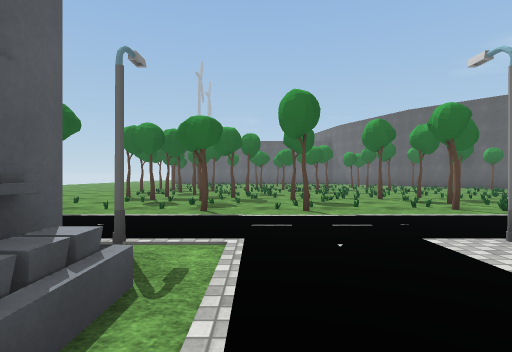
View 1 (above)

24 first-person views from a walk through a 3-D level made in the Unity game engine. The camera is 1.2 m above the floor, looks level and sees 80° across. The floor is counted in squares, 2 m on a side. Each view is taken from the middle of a square. On the plan, view 1 faces up. The plan holds only what a view shows up to about 9 squares ahead; the rest is blank. The place goes on beyond the plan. Some animated figures are not drawn. Door leaves are left out, so doorways stand open. Some surface patterns are stand-ins.

View 2
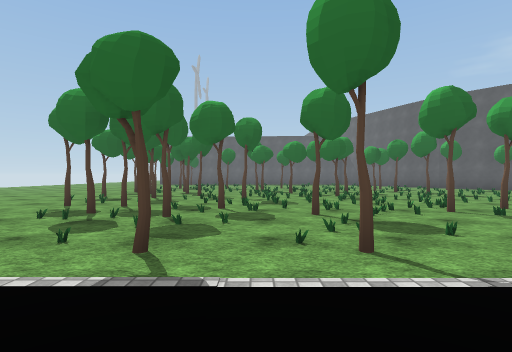

View 3
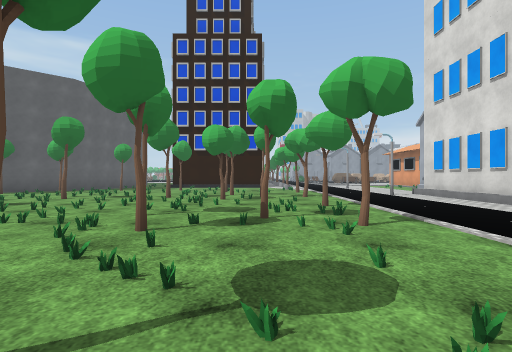

View 4
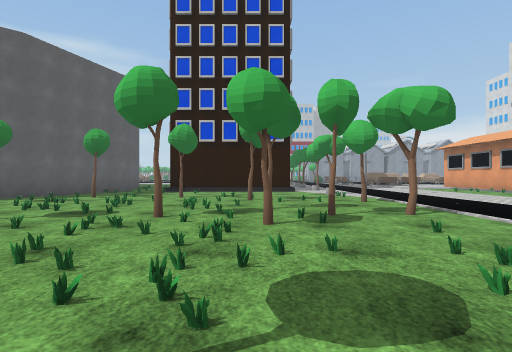

View 5
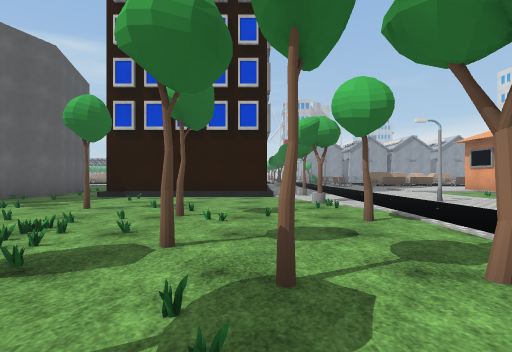

View 6
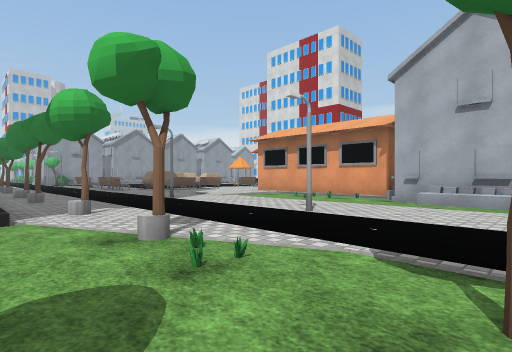

View 7
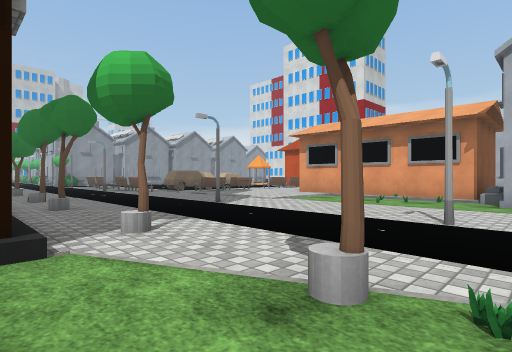

View 8
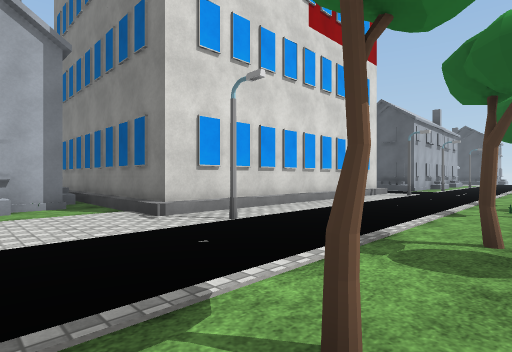

View 9
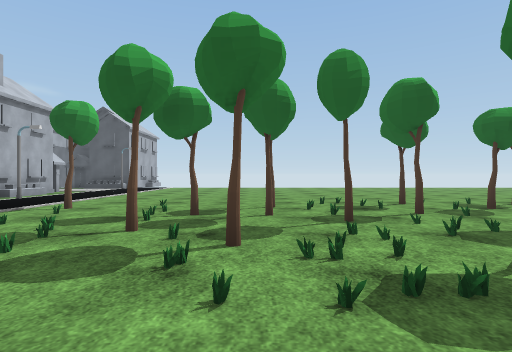

View 10
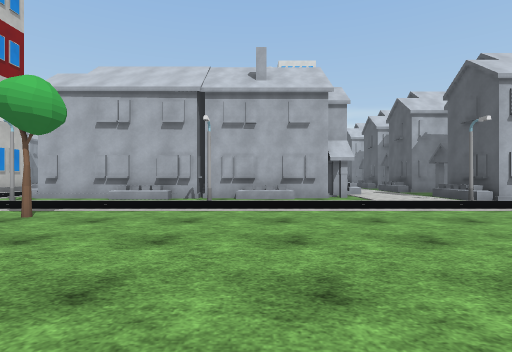

View 11
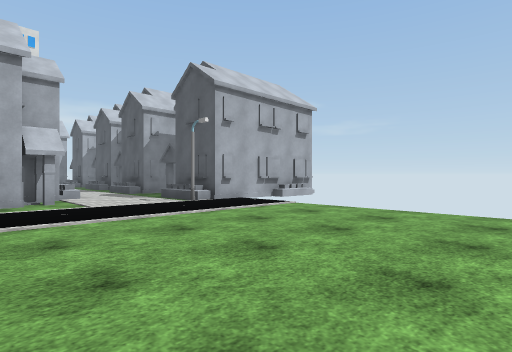

View 12
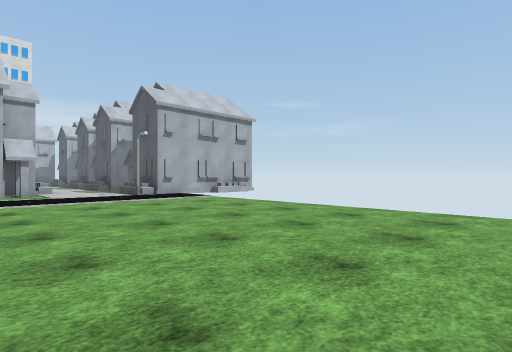

View 13
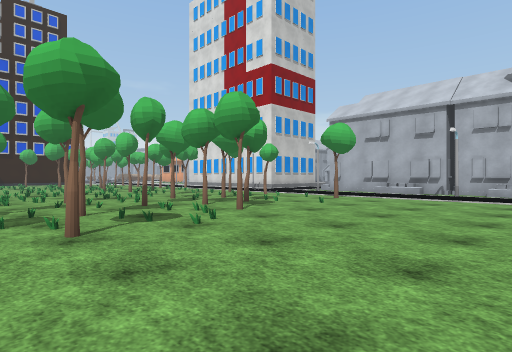

View 14
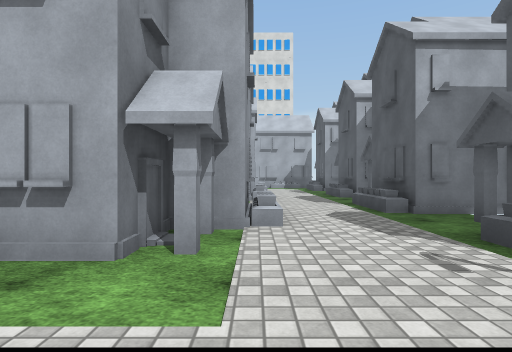

View 15
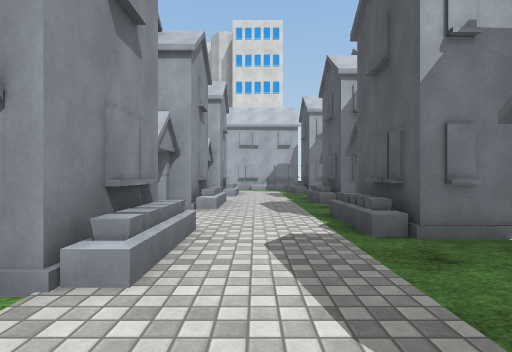

View 16
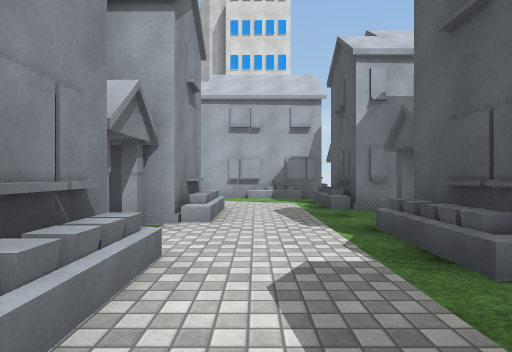

View 17
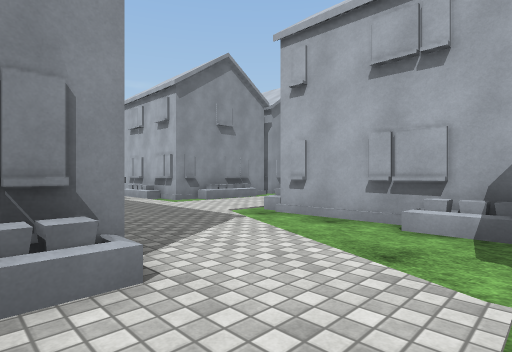

View 18
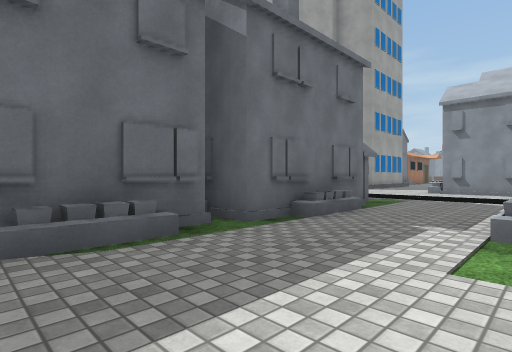

View 19
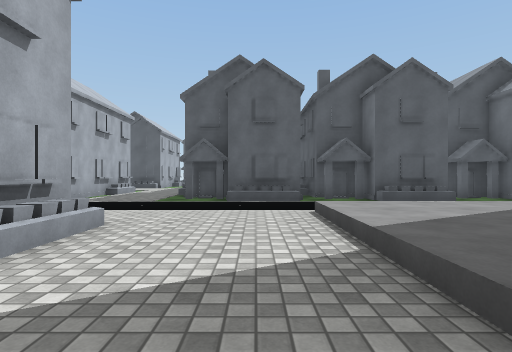

View 20
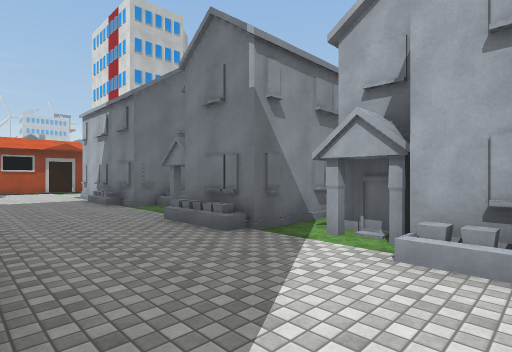

View 21
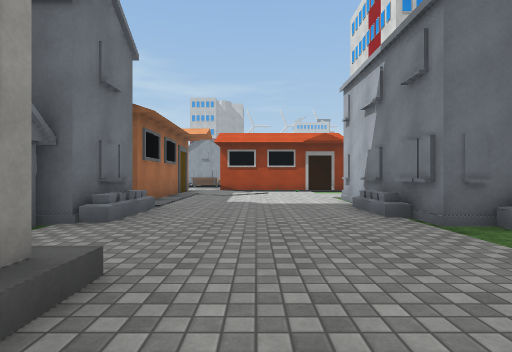

View 22
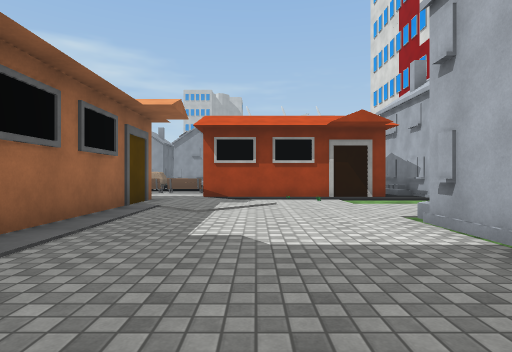

View 23
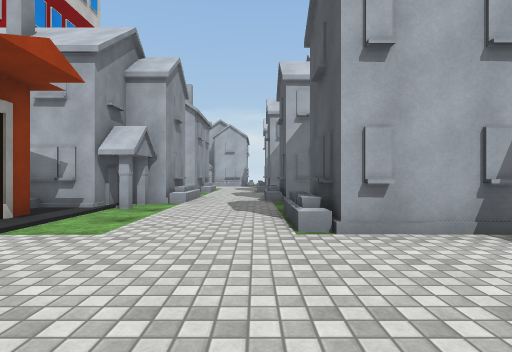

View 24
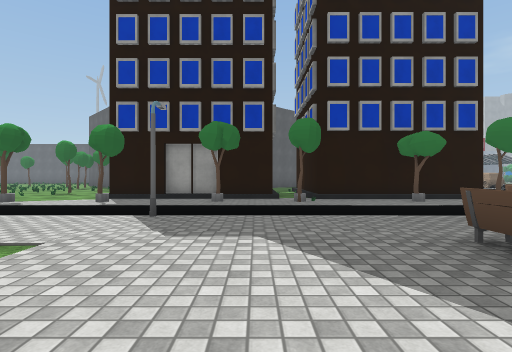

### Floor plan
Key: @ floor where view 1 was taken; # wall or solid block; . main floor; : floor 0.25 m higher than the main floor; / step, stairs or slope; T tree; L lantern; B building; E bench; O other object.
Columns run from 15 left of view 1 to 26 right of it. Each row starts with its distance up from view 1.
 13        ....T.T        ......T...
 12   ........T.T....O ....T........
 11   .............T...............#
 10   ...........T..............T..#
  9   .........TT.T.....T..T.......#
  8   ..........T.T.T.T....T.T.T...#
  7   .................T....T......#####.#####
  6   .........T.......T.T..T.T..T.T..T.T..T.T
  5   ............T.T........................
  4   ............   .......................
  3 OO#L.....L....L..L......L....L...L.....
  2  O#....O/OO O#.. /////////.............O
  1  O#...#   #  ##.   ######/......./...E.
  0  OO..##      ##@        #/.//..../...E
 -1  O#..O       #.         #/###O.../...
 -2 OO#... OO    ##         #/   OBBB  .
 -3 OO#...#       #  /:     #/   O
 -4   O..##      ##  /::    #/O###  BB#..
 -5   #..O       #.  /:::   # .//........
 -6  O#...       ##../////  #/..........B
 -7  O...##      ##.....................
 -8  O...#    #  #......................
 -9  O#....O#O####....///..O#...OO......
-10 OO#...............###O# ##.#   #....B
-11    ...............O   #    #   #....
-12   #####...#O###                ....OOOO
-13         ..#                OOO #..##
-14          .#                    #..#

Positions as (right, up) in squares from view 1, and headings:
1: (0, 0), facing up
2: (0, 3), facing up
3: (0, 7), facing right
4: (4, 8), facing right
5: (7, 7), facing right
6: (11, 7), facing down-right
7: (13, 7), facing down-right
8: (12, 6), facing down-left
9: (2, 9), facing left
10: (-7, 10), facing down
11: (-8, 9), facing down-left
12: (-8, 12), facing down-left
13: (-8, 13), facing down-right
14: (-10, 4), facing down
15: (-11, 2), facing down
16: (-11, -3), facing down
17: (-12, -8), facing down-right
18: (-8, -12), facing up-right
19: (7, -7), facing left
20: (4, -6), facing down-right
21: (8, -7), facing right
22: (12, -7), facing right
23: (17, -6), facing down
24: (20, -2), facing up
